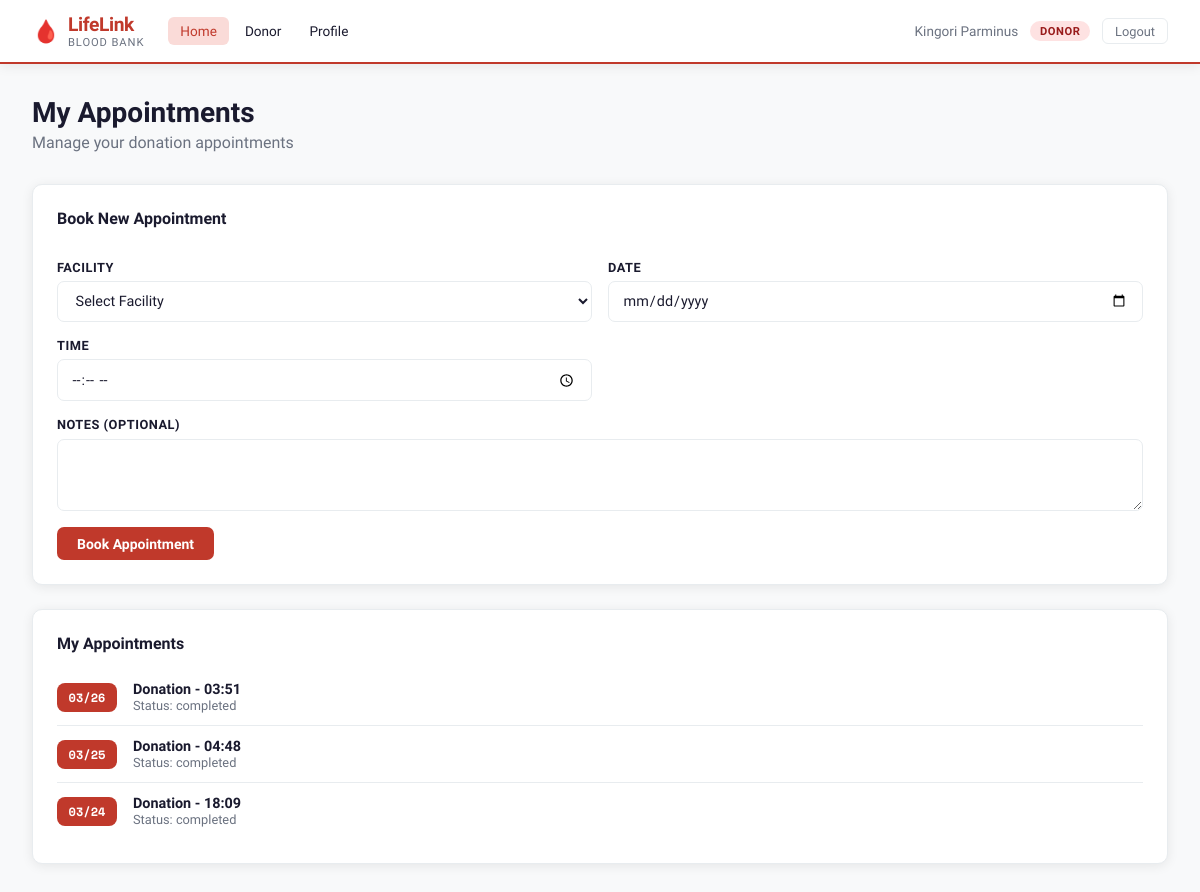
/donor/appointments (signed in), run on the app's committed database.
### tables this page shows
CREATE TABLE appointments (
        id INTEGER PRIMARY KEY AUTOINCREMENT,
        user_id INTEGER NOT NULL REFERENCES users(id),
        facility_id INTEGER NOT NULL REFERENCES facilities(id),
        appointment_date DATE NOT NULL, appointment_time TEXT NOT NULL,
        type TEXT NOT NULL CHECK(type IN ('donation','collection')),
        status TEXT DEFAULT 'scheduled' CHECK(status IN ('scheduled','completed','cancelled')),
        notes TEXT, created_at TIMESTAMP DEFAULT CURRENT_TIMESTAMP);

### app.py (the view, shortened to what this page needs)
@app.route("/donor/appointments", methods=["GET","POST"])
@login_required
@role_required("donor")
def donor_appointments():
    uid=session["user_id"]; conn=get_db()
    facilities=conn.execute("SELECT * FROM facilities").fetchall()
    appointments=conn.execute("SELECT a.*,f.name as facility_name FROM appointments a JOIN facilities f ON a.facility_id=f.id WHERE a.user_id=? ORDER BY a.appointment_date DESC",(uid,)).fetchall()
    conn.close()
    return render_template("donor_appointments.html",appointments=appointments,facilities=facilities,today=date.today().isoformat())

### app.py (called while the page is built)
def get_db():
    conn = sqlite3.connect(DATABASE)
    conn.row_factory = sqlite3.Row
    return conn

def login_required(f):
    @functools.wraps(f)
    def decorated(*args,**kwargs):
        if "user_id" not in session:
            flash("Please log in to continue.","warning")
            return redirect(url_for("login"))
        return f(*args,**kwargs)
    return decorated

def role_required(*roles):
    def decorator(f):
        @functools.wraps(f)
        def decorated(*args,**kwargs):
            if "user_id" not in session: return redirect(url_for("login"))
            if session.get("role") not in roles:
                flash("Access denied.","danger")
                return redirect(url_for("dashboard"))
            return f(*args,**kwargs)
        return decorated
    return decorator

### templates/donor_appointments.html (shortened to what this page needs)
{% extends "base.html" %}
{% block content %}
<div class="page-header">
    <h1>My Appointments</h1>
    <p>Manage your donation appointments</p>
</div>
<div class="section-card">
    <div class="section-header">
        <h3>Book New Appointment</h3>
    </div>
    <form method="POST" class="form-grid">
        <div class="form-group">
            <label for="facility_id">Facility</label>
            <select id="facility_id" name="facility_id" required>
                <option value="">Select Facility</option>
            </select>
        </div>
        <div class="form-group">
            <label for="appointment_date">Date</label>
            <input type="date" id="appointment_date" name="appointment_date" min="{{ today }}" required>
        </div>
        <div class="form-group">
            <label for="appointment_time">Time</label>
            <input type="time" id="appointment_time" name="appointment_time" required>
        </div>
        <div class="form-group full">
            <label for="notes">Notes (optional)</label>
            <textarea id="notes" name="notes" rows="3"></textarea>
        </div>
        <div class="form-actions full">
            <button type="submit" class="btn btn-primary">Book Appointment</button>
        </div>
    </form>
</div>
<div class="section-card">
    <h3>My Appointments</h3>
    {% for appointment in appointments %}
        <div class="appt-item">
            <div class="appt-date">{{ appointment.appointment_date[5:7] }}/{{ appointment.appointment_date[8:10] }}</div>
            <div class="appt-info">
                <strong>Donation - {{ appointment.appointment_time }}</strong>
                <span>Status: {{ appointment.status }}</span>
            </div>
        </div>
    {% else %}
        <p class="empty-state">No appointments scheduled</p>
    {% endfor %}
</div>
{% endblock %}

### templates/base.html (shortened to what this page needs)
<!DOCTYPE html>
<html lang="en">
<head>
    <link rel="stylesheet" href="{{ url_for('static', filename='css/style.css') }}">
</head>
<body>
    <nav class="navbar">
        <div class="nav-brand">
            <div class="blood-drop">🩸</div>
            <div>
                <div class="brand-name">LifeLink</div>
                <div class="brand-sub">Blood Bank</div>
            </div>
        </div>
        <div class="nav-links">
            <a href="{{ url_for('index') }}" class="nav-link">Home</a>
            {% if session.user_id %}
                {% if session.role == 'admin' %}
                    <div class="nav-dropdown">
                        <a href="#" class="nav-link">Admin</a>
                        <div class="dropdown-menu">
                            <a href="{{ url_for('dashboard') }}">Dashboard</a>
                            <a href="{{ url_for('admin_users') }}">Users</a>
                            <a href="{{ url_for('admin_requests') }}">Requests</a>
                            <a href="{{ url_for('admin_donations') }}">Donations</a>
                            <a href="{{ url_for('admin_appointments') }}">Appointments</a>
                            <a href="{{ url_for('import_admins') }}">Import Admins</a>
                        </div>
                    </div>
                {% elif session.role == 'donor' %}
                    <div class="nav-dropdown">
                        <a href="#" class="nav-link">Donor</a>
                    </div>
                {% endif %}
                <a href="{{ url_for('profile') }}" class="nav-link">Profile</a>
            {% endif %}
        </div>
        <div class="nav-user">
            {% if session.user_id %}
                <span class="user-name">{{ session.name }}</span>
                <span class="user-badge {{ session.role }}">{{ session.role }}</span>
                <a href="{{ url_for('logout') }}" class="btn-logout">Logout</a>
            {% else %}
                <a href="{{ url_for('login') }}" class="nav-link">Login</a>
                <a href="{{ url_for('register') }}" class="nav-link">Register</a>
            {% endif %}
        </div>
    </nav>
    <main class="main-content">
        {% block content %}{% endblock %}
    </main>
</body>
</html>

### static/css/style.css (style rules this page uses)
:root { --red: #C0392B; --red-dark: #922B21; --red-light: #FADBD8; --red-mid: #E74C3C; --blue: #2980B9; --green: #27AE60; --orange: #E67E22; --purple: #8E44AD; --bg: #F8F9FA; --surface: #FFFFFF; --border: #E8ECEF; --text: #1A1A2E; --text-muted: #6B7280; --shadow: 0 2px 12px rgba(0,0,0,0.08); --shadow-md: 0 4px 24px rgba(0,0,0,0.12); --radius: 10px; --nav-h: 64px; --font: 'Sora', sans-serif; --mono: 'Space Mono', monospace; }
* { margin:0; padding:0; box-sizing:border-box; }
body { font-family:var(--font); background:var(--bg); color:var(--text); min-height:100vh; }
a { color:var(--red); text-decoration:none; }
.navbar { position:sticky; top:0; z-index:100; background:var(--surface); border-bottom:2px solid var(--red); height:var(--nav-h); display:flex; align-items:center; gap:1.5rem; padding:0 2rem; box-shadow:var(--shadow); }
.nav-brand { display:flex; align-items:center; gap:.5rem; flex-shrink:0; }
.blood-drop { font-size:1.4rem; }
.brand-name { font-size:1.2rem; font-weight:700; color:var(--red); letter-spacing:-.02em; }
.brand-sub { font-size:.7rem; color:var(--text-muted); text-transform:uppercase; letter-spacing:.08em; }
.nav-links { display:flex; align-items:center; gap:.25rem; flex:1; }
.nav-link { padding:.4rem .75rem; border-radius:6px; font-size:.85rem; font-weight:500; color:var(--text); transition:all .15s; }
.nav-link:hover, .nav-link.active { background:var(--red-light); color:var(--red); text-decoration:none; }
.nav-dropdown { position:relative; }
.nav-user { display:flex; align-items:center; gap:.75rem; margin-left:auto; flex-shrink:0; }
.user-name { font-size:.85rem; font-weight:500; color:var(--text-muted); }
.btn-logout { font-size:.8rem; padding:.3rem .75rem; border:1px solid var(--border); border-radius:6px; color:var(--text-muted); transition:all .15s; }
.user-badge { font-size:.7rem; padding:.2rem .6rem; border-radius:99px; font-weight:600; text-transform:uppercase; letter-spacing:.05em; }
.user-badge.donor { background:#FEE2E2; color:#991B1B; }
.main-content { max-width:1280px; margin:0 auto; padding:2rem; }
.page-header { margin-bottom:2rem; }
.page-header h1 { font-size:1.75rem; font-weight:700; color:var(--text); margin-bottom:.25rem; }
.page-header p { color:var(--text-muted); }
.section-card { background:var(--surface); border:1px solid var(--border); border-radius:var(--radius); padding:1.5rem; box-shadow:var(--shadow); margin-bottom:1.5rem; }
.section-header { display:flex; align-items:center; justify-content:space-between; margin-bottom:1rem; }
.section-header h3 { font-size:1rem; font-weight:600; }
.section-card h3 { font-size:1rem; font-weight:600; margin-bottom:1rem; }
.form-grid { display:grid; grid-template-columns:1fr 1fr; gap:1rem; }
.form-group { display:flex; flex-direction:column; gap:.4rem; }
.form-group.full { grid-column:1/-1; }
.form-group label { font-size:.8rem; font-weight:600; color:var(--text); text-transform:uppercase; letter-spacing:.04em; }
.form-group input, .form-group select, .form-group textarea { padding:.6rem .85rem; border:1.5px solid var(--border); border-radius:7px; font-family:var(--font); font-size:.9rem; color:var(--text); background:#fff; transition:border-color .15s; }
.form-actions { display:flex; gap:.75rem; flex-wrap:wrap; }
.form-actions.full { grid-column:1/-1; }
.btn { display:inline-flex; align-items:center; justify-content:center; gap:.4rem; padding:.55rem 1.25rem; border-radius:7px; font-family:var(--font); font-size:.875rem; font-weight:600; cursor:pointer; border:none; transition:all .15s; text-decoration:none !important; }
.btn-primary { background:var(--red); color:#fff; }
.appt-item { display:flex; align-items:center; gap:1rem; padding:.75rem 0; border-bottom:1px solid var(--border); }
.appt-item:last-child { border-bottom:none; }
.appt-date { background:var(--red); color:#fff; border-radius:8px; padding:.4rem .6rem; font-size:.75rem; font-weight:700; text-align:center; min-width:60px; font-family:var(--mono); }
.appt-info { display:flex; flex-direction:column; }
.appt-info strong { font-size:.9rem; }
.appt-info span { font-size:.8rem; color:var(--text-muted); }

### data on the page
appointments: appointment_date "03", appointment_date "26", appointment_time "03:51", status "completed"
appointments: appointment_date "03", appointment_date "25", appointment_time "04:48", status "completed"
appointments: appointment_date "03", appointment_date "24", appointment_time "18:09", status "completed"

### other printed values
{{ session.name }} "Kingori Parminus"
{{ session.role }} "DONOR"
